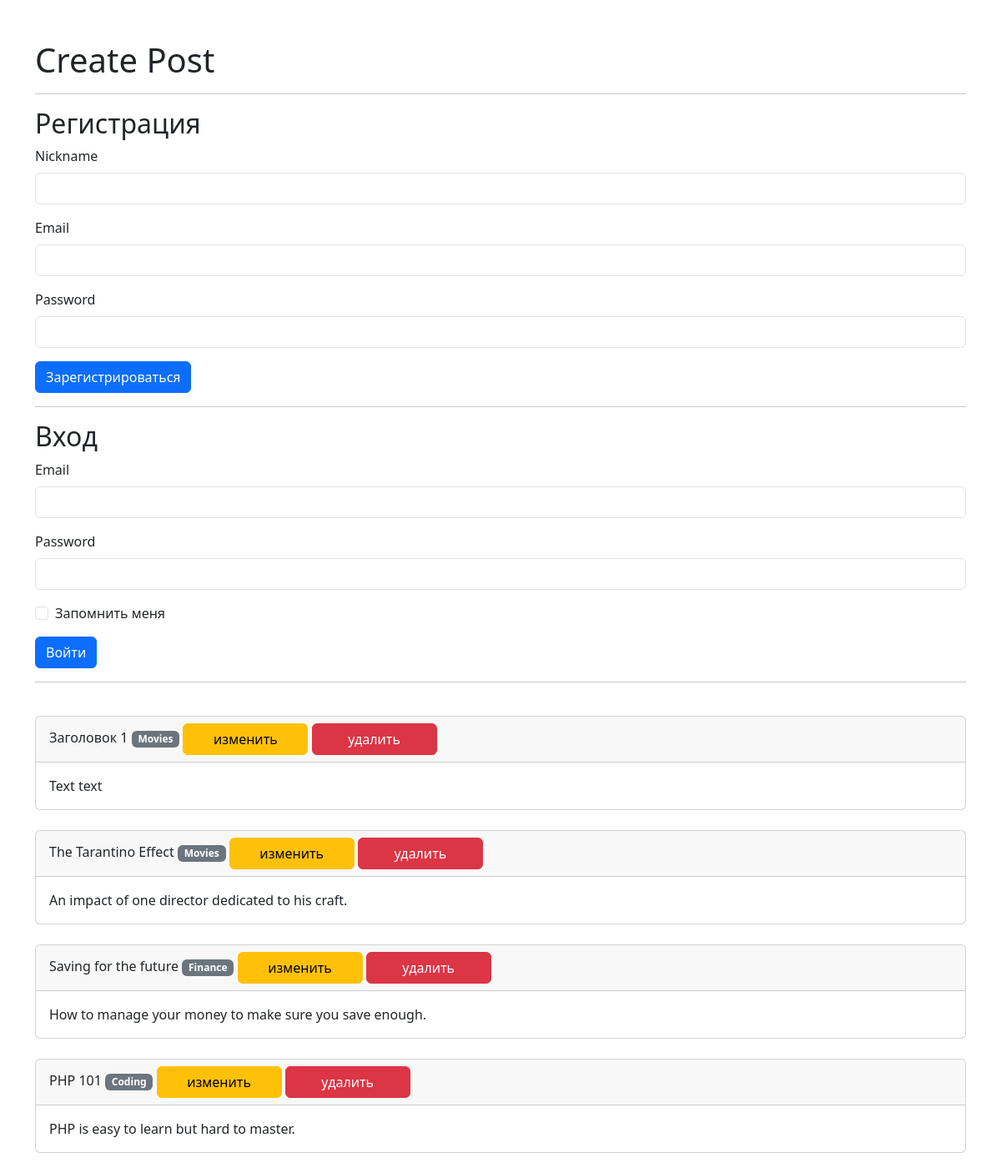
The page /form.php on the database its author committed.
### tables this page shows
CREATE TABLE `posts` (
	`id` integer primary key,
	`title` VARCHAR NOT NULL,
	`content` TEXT NOT NULL,
	`category_id` INTEGER,
	FOREIGN KEY (category_id) REFERENCES categories(id)
);

CREATE TABLE `categories` (
	`id` INTEGER PRIMARY KEY,
	`title` VARCHAR NOT NULL
);

### form.php (the view, shortened to what this page needs)
<?php
$dbSource = __DIR__ . '/blogsWithCategories.db';
$db = new PDO("sqlite:$dbSource");
$db->query('CREATE TABLE IF NOT EXISTS `categories` (
    `id` INTEGER PRIMARY KEY,
    `title` VARCHAR NOT NULL
);');
$db->query('CREATE TABLE IF NOT EXISTS `posts` (
    `id` integer primary key,
    `title` VARCHAR NOT NULL,
    `content` TEXT NOT NULL,
    `category_id` INTEGER,
    FOREIGN KEY (category_id) REFERENCES categories(id)
);');
$db->query('CREATE TABLE IF NOT EXISTS `users` (
    `id` integer primary key,
    `nickname` VARCHAR NOT NULL,
    `email` VARCHAR NOT NULL,
    `password` VARCHAR NOT NULL,
    `token` VARCHAR
);');
$statement = $db->query('SELECT posts.*, categories.title as category_title FROM posts
LEFT JOIN categories ON posts.category_id = categories.id ORDER BY posts.id DESC');
$posts = $statement->fetchAll(PDO::FETCH_ASSOC);
?>
<!DOCTYPE html>
<html lang="en">
<head>
    <link href="https://cdn.jsdelivr.net/npm/bootstrap@5.3.0/dist/css/bootstrap.min.css" rel="stylesheet">
</head>
<body>
<div class="container mt-5">
    <h1>Create Post</h1>
    <?php if (!isset($_SESSION['nickname'])): ?>
        <hr>
        <h2>Регистрация</h2>
        <form method="POST" action="/form.php?action=register">
            <div class="mb-3">
                <label for="nickname" class="form-label">Nickname</label>
                <input type="text" class="form-control <?= $_SESSION['errors']['nickname'] ?? false ? 'is-invalid' : '' ?>" id="nickname" name="nickname" value="<?= $_SESSION['old']['nickname'] ?? '' ?>">
            </div>
            <div class="mb-3">
                <label for="email" class="form-label">Email</label>
                <input type="email" class="form-control <?= $_SESSION['errors']['email'] ?? false ? 'is-invalid' : '' ?>" id="email" name="email" value="<?= $_SESSION['old']['email'] ?? '' ?>">
            </div>
            <div class="mb-3">
                <label for="password" class="form-label">Password</label>
                <input type="password" class="form-control <?= $_SESSION['errors']['password'] ?? false ? 'is-invalid' : '' ?>" id="password" name="password">
            </div>
            <button type="submit" class="btn btn-primary">Зарегистрироваться</button>
        </form>
        <hr>
        <h2>Вход</h2>
        <form method="POST" action="/form.php?action=login">
            <div class="mb-3">
                <label for="email" class="form-label">Email</label>
                <input type="email" class="form-control <?= $_SESSION['errors']['email'] ?? false ? 'is-invalid' : '' ?>" id="email" name="email" value="<?= $_SESSION['old']['email'] ?? '' ?>">
            </div>
            <div class="mb-3">
                <label for="password" class="form-label">Password</label>
                <input type="password" class="form-control <?= $_SESSION['errors']['password'] ?? false ? 'is-invalid' : '' ?>" id="password" name="password">
            </div>
            <div class="mb-3 form-check">
                <input type="checkbox" class="form-check-input" id="remember" name="remember">
                <label class="form-check-label" for="remember">Запомнить меня</label>
            </div>
            <button type="submit" class="btn btn-primary">Войти</button>
        </form>
        <hr>
    <?php else: ?>
        <h2>Вы вошли как: <?= $_SESSION['nickname'] ?></h2>
        <a style="width: 150px" href="/form.php?action=logout" class="btn btn-danger">Выйти</a>
        <hr>
    <?php endif; ?>
    <br>
    <?php foreach ($posts as $post): ?>
        <div class="card">
            <div class="card-header"><?= htmlspecialchars($post['title']) ?>
                <span class="badge bg-secondary"><?= htmlspecialchars($post['category_title']) ?></span>
                <a style="width: 150px" href="/form.php?action=update&id=<?= $post['id'] ?>" class="btn btn-warning">изменить</a>
                <a style="width: 150px" href="/form.php?action=delete&id=<?= $post['id'] ?>" class="btn btn-danger">удалить</a>
            </div>
            <div class="card-body"><?= htmlspecialchars($post['content']) ?></div>
        </div><br>
    <?php endforeach; ?>
</div>
</body>
</html>

### rows shown on the page
posts: title "Заголовок 1", category.title "Movies", content "Text text"
posts: title "The Tarantino Effect", category.title "Movies", content "An impact of one director dedicated to his craft."
posts: title "Saving for the future", category.title "Finance", content "How to manage your money to make sure you save enough."
posts: title "PHP 101", category.title "Coding", $post['id'] 1 (drawn), content "PHP is easy to learn but hard to master."
